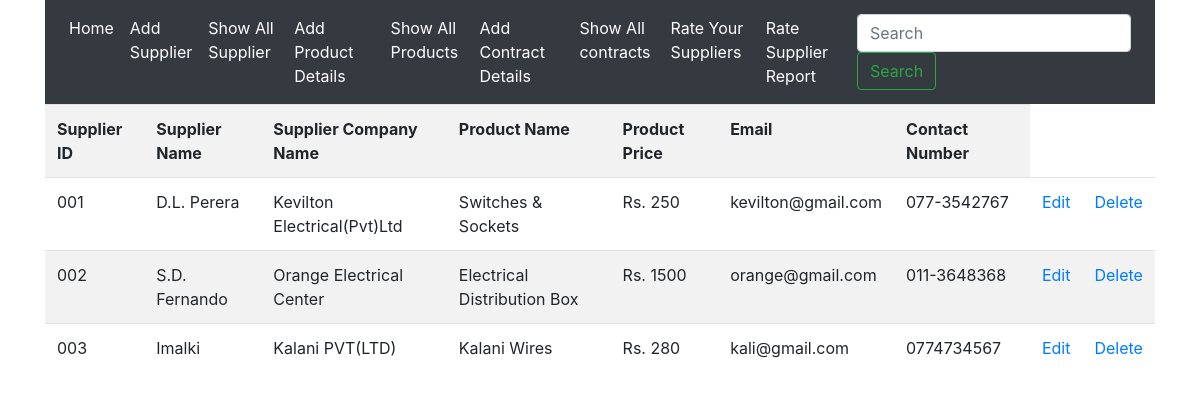
The page /show on the database its author committed.
### myapps/models.py (models this page shows)
class Supplier(models.Model):
    eid = models.CharField(max_length=30)
    ename = models.CharField(max_length=100)
    sname = models.CharField(max_length=30)
    pname = models.CharField(max_length=30)
    sprice = models.CharField(max_length=30)
    eemail = models.EmailField()
    econtact = models.CharField(max_length=30)

### myapps/views.py (the view)
# urls.py: path('show', views.show),
def show(request):
    supplier = Supplier.objects.all
    return render(request, 'show.html', {'supplier': supplier})

### myapps/templates/show.html
{% extends 'base.html' %}
{% block content %}
<table class="table table-striped">
    <tr>
    <th>Supplier ID</th>
    <th>Supplier Name</th>
    <th>Supplier Company Name</th>
    <th>Product Name</th>
    <th>Product Price</th>
    <th>Email</th>
    <th>Contact Number</th>
    </tr>
    {% for i in supplier %}
    <tr>
        <td>{{ i.eid }}</td>
        <td>{{ i.ename }}</td>
        <td>{{ i.sname }}</td>
        <td>{{ i.pname }}</td>
        <td>{{ i.sprice }}</td>
        <td>{{ i.eemail }}</td>
        <td>{{ i.econtact }}</td>
        <td>
            <a href="edit/{{ i.id }}">Edit</a>
        </td>
        <td>
            <a href="delete/{{ i.id }}">Delete</a>
        </td>
    </tr>
    {% endfor %}
</table>
{% endblock %}

### myapps/templates/base.html (shortened to what this page needs)
<!doctype html>
<html lang="en">
  <head>
    <link rel="stylesheet" href="https://stackpath.bootstrapcdn.com/bootstrap/4.5.2/css/bootstrap.min.css">
  </head>
      <body>
      <div class="container">
          <nav class="navbar navbar-expand-md bg-dark navbar-dark">
  <div class="collapse navbar-collapse" id="collapsibleNavbar">
    <ul class="navbar-nav mr-auto">
      <li class="nav-item active">
        <a class="nav-link" href="/">Home</a>
        </li>
      <li class="nav-item active"><a class="nav-link" href="/load_form">Add Supplier</a></li>
      <li class="nav-item active"><a class="nav-link" href="/show">Show All Supplier</a></li>
      <li class="nav-item active"><a class="nav-link" href="/load_forms">Add Product Details</a></li>
      <li class="nav-item active"><a class="nav-link" href="/shows">Show All Products</a></li>
      <li class="nav-item active"><a class="nav-link" href="/loaded_form">Add Contract Details</a></li>
      <li class="nav-item active"><a class="nav-link" href="/showss">Show All contracts</a></li>
      <li class="nav-item active"><a class="nav-link" href="/loaded_forms">Rate Your Suppliers</a></li>
      <li class="nav-item active"><a class="nav-link" href="/showes">Rate Supplier Report</a></li>
    </ul>
    <form method="POST" action="search" class="form-inline my-2 my-lg-0">
      <input name="name" class="form-control mr-sm-2" type="search" placeholder="Search" aria-label="Search">
      <button class="btn btn-outline-success my-2 my-sm-0" type="submit">Search</button>
    </form>
  </div>
</nav>
{% block content %}
{% endblock %}
</div>
      </body>
</html>

### rows shown on the page
Supplier: eid "001", ename "D.L. Perera", sname "Kevilton Electrical(Pvt)Ltd", pname "Switches & Sockets", sprice "Rs. 250", eemail "kevilton@gmail.com", econtact "077-3542767"
Supplier: eid "002", ename "S.D. Fernando", sname "Orange Electrical Center", pname "Electrical Distribution Box", sprice "Rs. 1500", eemail "orange@gmail.com", econtact "011-3648368"
Supplier: eid "003", ename "Imalki", sname "Kalani PVT(LTD)", pname "Kalani Wires", sprice "Rs. 280", eemail "kali@gmail.com", econtact "0774734567"
